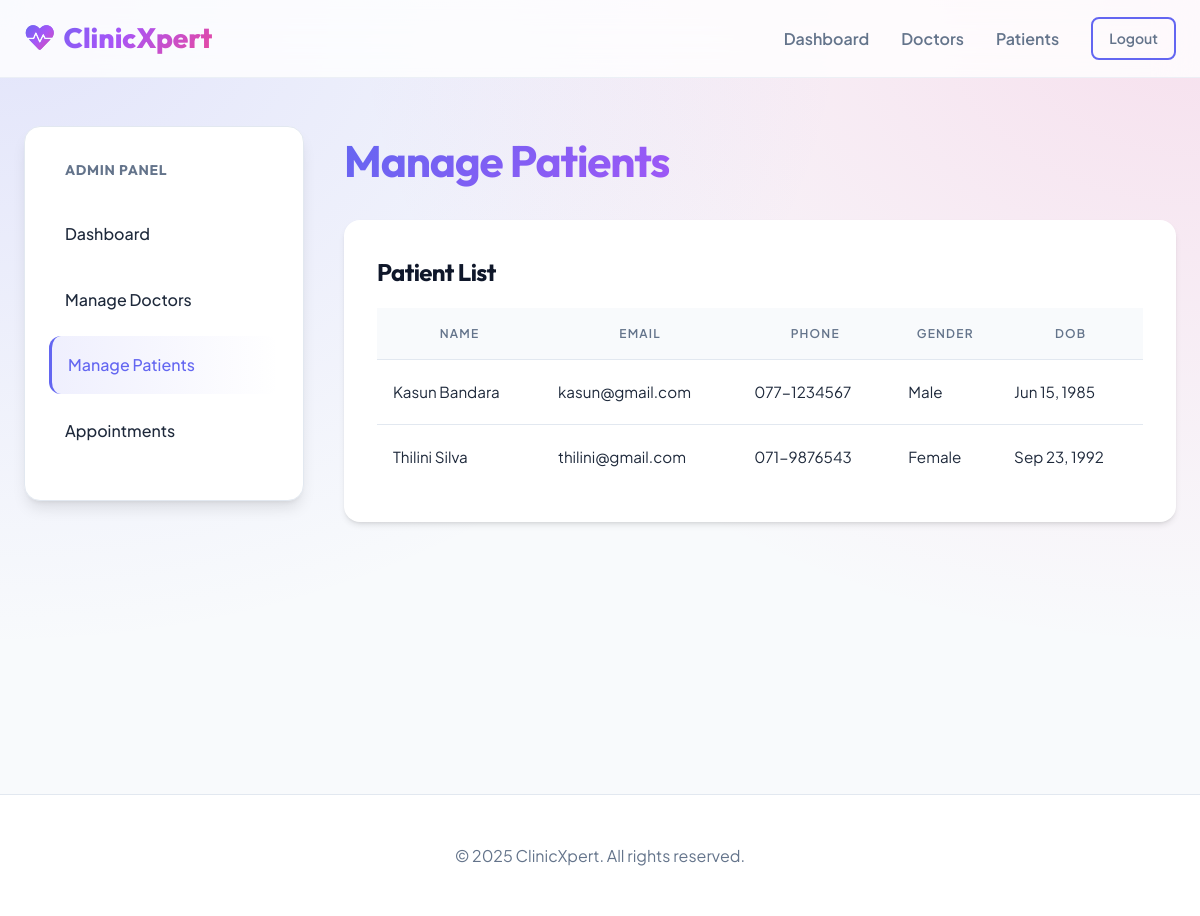
Screenshot of /admin/patients.php (signed in) with the database file from the repository.
### tables this page shows
CREATE TABLE `patients` (
  `id` INT AUTO_INCREMENT PRIMARY KEY,
  `user_id` INT NOT NULL,
  `dob` DATE NOT NULL,
  `gender` ENUM('Male', 'Female', 'Other') NOT NULL,
  `phone` VARCHAR(20),
  `address` TEXT,
  FOREIGN KEY (`user_id`) REFERENCES `users`(`id`) ON DELETE CASCADE
);

CREATE TABLE `users` (
  `id` INT AUTO_INCREMENT PRIMARY KEY,
  `name` VARCHAR(100) NOT NULL,
  `email` VARCHAR(100) NOT NULL UNIQUE,
  `password` VARCHAR(255) NOT NULL,
  `role` ENUM('admin', 'doctor', 'patient') NOT NULL,
  `created_at` TIMESTAMP DEFAULT CURRENT_TIMESTAMP
);

### includes/functions.php (called while the page is built, shortened)
<?php
function formatDate($date)
{
    return date("M d, Y", strtotime($date));
}

### admin/patients.php (the view, shortened to what this page needs)
<?php
require_once '../config/db.php';
require_once '../includes/functions.php';
$patients = $pdo->query("SELECT p.*, u.name, u.email FROM patients p JOIN users u ON p.user_id = u.id")->fetchAll();
require_once '../includes/header.php';
?>
<div class="dashboard-grid">
    <aside class="sidebar">
        <h3>Admin Panel</h3>
        <ul>
            <li><a href="index.php">Dashboard</a></li>
            <li><a href="doctors.php">Manage Doctors</a></li>
            <li><a href="patients.php" class="active">Manage Patients</a></li>
            <li><a href="appointments.php">Appointments</a></li>
        </ul>
    </aside>
    <div class="main-content">
        <h1>Manage Patients</h1>
        <div class="card">
            <h3>Patient List</h3>
            <div class="table-responsive">
                <table>
                    <thead>
                        <tr>
                            <th>Name</th>
                            <th>Email</th>
                            <th>Phone</th>
                            <th>Gender</th>
                            <th>DOB</th>
                        </tr>
                    </thead>
                    <tbody>
                        <?php foreach ($patients as $p): ?>
                            <tr>
                                <td><?php echo htmlspecialchars($p['name']); ?></td>
                                <td><?php echo htmlspecialchars($p['email']); ?></td>
                                <td><?php echo htmlspecialchars($p['phone']); ?></td>
                                <td><?php echo htmlspecialchars($p['gender']); ?></td>
                                <td><?php echo formatDate($p['dob']); ?></td>
                            </tr>
                        <?php endforeach; ?>
                    </tbody>
                </table>
            </div>
        </div>
    </div>
</div>
<?php require_once '../includes/footer.php'; ?>

### assets/css/style.css (style rules this page uses)
:root { --primary-gradient: linear-gradient(135deg, #6366f1 0%, #a855f7 50%, #ec4899 100%); --secondary-gradient: linear-gradient(135deg, #3b82f6 0%, #2dd4bf 100%); --surface-gradient: linear-gradient(180deg, #ffffff 0%, #f8fafc 100%); --primary: #6366f1; --primary-dark: #4f46e5; --secondary: #ec4899; --bg-color: #f3f4f6; --bg-mesh: radial-gradient(at 0% 0%, hsla(253, 16%, 7%, 1) 0, transparent 50%), radial-gradient(at 50% 0%, hsla(225, 39%, 30%, 1) 0, transparent 50%), radial-gradient(at 100% 0%, hsla(339, 49%, 30%, 1) 0, transparent 50%); --text-main: #1e293b; --text-muted: #64748b; --border: #e2e8f0; --surface: #ffffff; --shadow-sm: 0 1px 2px 0 rgb(0 0 0 / 0.05); --shadow-md: 0 4px 6px -1px rgb(0 0 0 / 0.1), 0 2px 4px -2px rgb(0 0 0 / 0.1); --shadow-lg: 0 10px 15px -3px rgb(0 0 0 / 0.1), 0 4px 6px -4px rgb(0 0 0 / 0.1); --shadow-premium: 0 20px 25px -5px rgb(0 0 0 / 0.1), 0 8px 10px -6px rgb(0 0 0 / 0.1); --glass-bg: rgba(255, 255, 255, 0.85); --glass-border: rgba(255, 255, 255, 0.5); --blur: 12px; --radius-sm: 8px; --radius-md: 12px; --radius-lg: 16px; --radius-xl: 24px; }
* { margin: 0; padding: 0; box-sizing: border-box; }
body { font-family: 'Plus Jakarta Sans', sans-serif; color: var(--text-main); background-color: #f8fafc; background-image: radial-gradient(at 0% 0%, rgba(99, 102, 241, 0.15) 0px, transparent 50%), radial-gradient(at 100% 0%, rgba(236, 72, 153, 0.15) 0px, transparent 50%); background-attachment: fixed; line-height: 1.6; min-height: 100vh; display: flex; flex-direction: column; }
h1, h2, h3, h4, h5, h6 { font-family: 'Outfit', sans-serif; color: #0f172a; font-weight: 700; letter-spacing: -0.025em; }
h1 { font-size: 2.75rem; margin-bottom: 1.5rem; background: var(--primary-gradient); -webkit-background-clip: text; -webkit-text-fill-color: transparent; }
h3 { font-size: 1.5rem; margin-bottom: 0.75rem; }
a { text-decoration: none; color: inherit; transition: all 0.3s ease; }
.card { background: var(--surface); border-radius: var(--radius-lg); border: 1px solid rgba(255, 255, 255, 0.6); box-shadow: var(--shadow-md); padding: 2rem; transition: transform 0.3s ease, box-shadow 0.3s ease; }
.dashboard-grid { display: grid; grid-template-columns: 280px 1fr; gap: 2.5rem; margin: 3rem auto; min-height: calc(100vh - 180px); }
.sidebar { background: var(--surface); border-radius: var(--radius-lg); padding: 2rem 1.5rem; height: fit-content; box-shadow: var(--shadow-lg); border: 1px solid var(--border); position: sticky; top: 100px; }
.sidebar h3 { font-size: 0.875rem; text-transform: uppercase; letter-spacing: 0.05em; color: var(--text-muted); margin-bottom: 1.5rem; padding-left: 1rem; }
.sidebar ul { list-style: none; }
.sidebar li { margin-bottom: 0.5rem; }
.sidebar a { display: flex; padding: 1rem; border-radius: var(--radius-md); color: var(--text-main); font-weight: 500; transition: all 0.2s; }
.sidebar a.active { background: linear-gradient(90deg, rgba(99, 102, 241, 0.1) 0%, transparent 100%); color: var(--primary); border-left: 3px solid var(--primary); }
table { width: 100%; border-collapse: separate; border-spacing: 0; margin-top: 1rem; }
th { background: #f8fafc; color: var(--text-muted); font-weight: 600; text-transform: uppercase; font-size: 0.75rem; letter-spacing: 0.1em; padding: 1rem; border-bottom: 1px solid var(--border); }
td { padding: 1.25rem 1rem; border-bottom: 1px solid var(--border); color: var(--text-main); font-size: 0.95rem; }
tr:last-child td { border-bottom: none; }

### rows the page displays
patients: user.name "Kasun Bandara", user.email "kasun@gmail.com", phone "077-1234567", gender "Male", dob "Jun 15, 1985"
patients: user.name "Thilini Silva", user.email "thilini@gmail.com", phone "071-9876543", gender "Female", dob "Sep 23, 1992"
